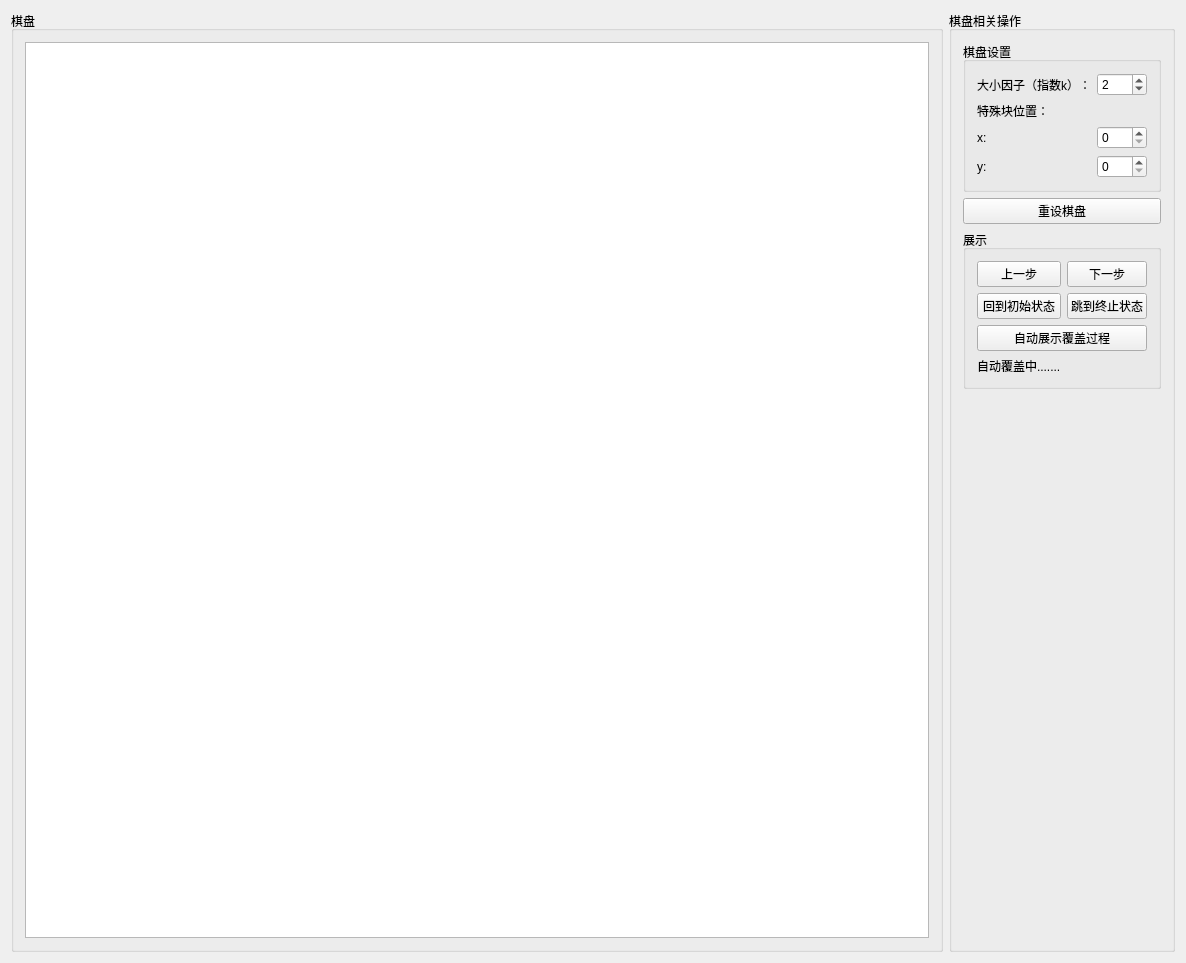
<?xml version="1.0" encoding="UTF-8"?>
<ui version="4.0">
 <class>ChessboardCoverageClass</class>
 <widget class="QMainWindow" name="ChessboardCoverageClass">
  <property name="geometry">
   <rect>
    <x>0</x>
    <y>0</y>
    <width>1186</width>
    <height>963</height>
   </rect>
  </property>
  <property name="windowTitle">
   <string>ChessboardCoverage</string>
  </property>
  <widget class="QWidget" name="centralWidget">
   <layout class="QHBoxLayout" name="horizontalLayout_3" stretch="1,0">
    <item>
     <widget class="QGroupBox" name="gBox_chessBoard">
      <property name="title">
       <string>棋盘</string>
      </property>
      <layout class="QGridLayout" name="gridLayout_2">
       <item row="0" column="0">
        <widget class="QTableWidget" name="tableWidget"/>
       </item>
      </layout>
     </widget>
    </item>
    <item>
     <widget class="QGroupBox" name="gBox_chessBoardSet">
      <property name="title">
       <string>棋盘相关操作</string>
      </property>
      <layout class="QGridLayout" name="gridLayout">
       <item row="0" column="0">
        <layout class="QVBoxLayout" name="verticalLayout">
         <item>
          <widget class="QGroupBox" name="groupBox">
           <property name="title">
            <string>棋盘设置</string>
           </property>
           <layout class="QGridLayout" name="gridLayout_4" columnstretch="0,1">
            <item row="0" column="0">
             <widget class="QLabel" name="label">
              <property name="text">
               <string>大小因子（指数k）：</string>
              </property>
             </widget>
            </item>
            <item row="0" column="1">
             <widget class="QSpinBox" name="sBox_sizeK">
              <property name="value">
               <number>2</number>
              </property>
             </widget>
            </item>
            <item row="2" column="0">
             <widget class="QLabel" name="label_3">
              <property name="text">
               <string>x:</string>
              </property>
             </widget>
            </item>
            <item row="1" column="0">
             <widget class="QLabel" name="label_2">
              <property name="text">
               <string>特殊块位置：</string>
              </property>
             </widget>
            </item>
            <item row="2" column="1">
             <widget class="QSpinBox" name="sBox_x"/>
            </item>
            <item row="3" column="0">
             <widget class="QLabel" name="label_4">
              <property name="text">
               <string>y:</string>
              </property>
             </widget>
            </item>
            <item row="3" column="1">
             <widget class="QSpinBox" name="sBox_y"/>
            </item>
           </layout>
          </widget>
         </item>
         <item>
          <layout class="QHBoxLayout" name="horizontalLayout">
           <item>
            <widget class="QPushButton" name="pbtn_resetChessboard">
             <property name="text">
              <string>重设棋盘</string>
             </property>
            </widget>
           </item>
          </layout>
         </item>
         <item>
          <layout class="QHBoxLayout" name="horizontalLayout_2"/>
         </item>
         <item>
          <widget class="QGroupBox" name="gBox_display">
           <property name="title">
            <string>展示</string>
           </property>
           <layout class="QGridLayout" name="gridLayout_3">
            <item row="2" column="0" colspan="2">
             <widget class="QPushButton" name="pbtn_autoDisplay">
              <property name="text">
               <string>自动展示覆盖过程</string>
              </property>
             </widget>
            </item>
            <item row="1" column="0">
             <widget class="QPushButton" name="pbtn_skipToInitial">
              <property name="text">
               <string>回到初始状态</string>
              </property>
             </widget>
            </item>
            <item row="1" column="1">
             <widget class="QPushButton" name="pbtn_skipToFinal">
              <property name="text">
               <string>跳到终止状态</string>
              </property>
             </widget>
            </item>
            <item row="0" column="0">
             <widget class="QPushButton" name="pbtn_lastStep">
              <property name="text">
               <string>上一步</string>
              </property>
             </widget>
            </item>
            <item row="0" column="1">
             <widget class="QPushButton" name="pbtn_nextStep">
              <property name="text">
               <string>下一步</string>
              </property>
             </widget>
            </item>
            <item row="3" column="0">
             <widget class="QLabel" name="label_operateState">
              <property name="text">
               <string>自动覆盖中.......</string>
              </property>
             </widget>
            </item>
           </layout>
          </widget>
         </item>
         <item>
          <spacer name="verticalSpacer">
           <property name="orientation">
            <enum>Qt::Vertical</enum>
           </property>
           <property name="sizeHint" stdset="0">
            <size>
             <width>20</width>
             <height>308</height>
            </size>
           </property>
          </spacer>
         </item>
        </layout>
       </item>
      </layout>
     </widget>
    </item>
   </layout>
  </widget>
 </widget>
 <layoutdefault spacing="6" margin="11"/>
 <resources>
  <include location="ChessboardCoverage.qrc"/>
 </resources>
 <connections/>
</ui>
